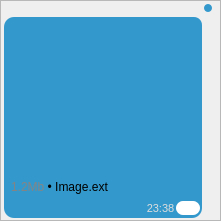
               <widget class="QFrame" name="left_msg_frame_9">
                <property name="geometry">
                 <rect>
                  <x>290</x>
                  <y>350</y>
                  <width>221</width>
                  <height>221</height>
                 </rect>
                </property>
                <property name="styleSheet">
                 <string notr="true"/>
                </property>
                <property name="frameShape">
                 <enum>QFrame::StyledPanel</enum>
                </property>
                <property name="frameShadow">
                 <enum>QFrame::Raised</enum>
                </property>
                <widget class="QFrame" name="frame_31">
                 <property name="geometry">
                  <rect>
                   <x>193</x>
                   <y>10</y>
                   <width>14</width>
                   <height>14</height>
                  </rect>
                 </property>
                 <property name="styleSheet">
                  <string notr="true">	background-color: rgba(51, 153, 204, .7);
border-radius:7px;</string>
                 </property>
                 <property name="frameShape">
                  <enum>QFrame::StyledPanel</enum>
                 </property>
                 <property name="frameShadow">
                  <enum>QFrame::Raised</enum>
                 </property>
                </widget>
                <widget class="QFrame" name="frame_32">
                 <property name="geometry">
                  <rect>
                   <x>204</x>
                   <y>4</y>
                   <width>8</width>
                   <height>8</height>
                  </rect>
                 </property>
                 <property name="styleSheet">
                  <string notr="true">background-color: rgb(51, 153, 204);
border-radius:4px;</string>
                 </property>
                 <property name="frameShape">
                  <enum>QFrame::StyledPanel</enum>
                 </property>
                 <property name="frameShadow">
                  <enum>QFrame::Raised</enum>
                 </property>
                </widget>
                <widget class="QFrame" name="frame_33">
                 <property name="geometry">
                  <rect>
                   <x>4</x>
                   <y>17</y>
                   <width>198</width>
                   <height>201</height>
                  </rect>
                 </property>
                 <property name="styleSheet">
                  <string notr="true">	border-radius:10px;
	border-top-right-radius:8px;
	background-color: rgb(51, 153, 204);</string>
                 </property>
                 <property name="frameShape">
                  <enum>QFrame::StyledPanel</enum>
                 </property>
                 <property name="frameShadow">
                  <enum>QFrame::Raised</enum>
                 </property>
                 <layout class="QVBoxLayout" name="verticalLayout_21">
                  <property name="spacing">
                   <number>0</number>
                  </property>
                  <property name="leftMargin">
                   <number>2</number>
                  </property>
                  <property name="topMargin">
                   <number>2</number>
                  </property>
                  <property name="rightMargin">
                   <number>2</number>
                  </property>
                  <property name="bottomMargin">
                   <number>0</number>
                  </property>
                  <item>
                   <widget class="QLabel" name="title_12">
                    <property name="minimumSize">
                     <size>
                      <width>180</width>
                      <height>180</height>
                     </size>
                    </property>
                    <property name="maximumSize">
                     <size>
                      <width>16777215</width>
                      <height>180</height>
                     </size>
                    </property>
                    <property name="font">
                     <font>
                      <bold>false</bold>
                     </font>
                    </property>
                    <property name="styleSheet">
                     <string notr="true">QLabel{
	border-radius:10px;
	border-image: url(:/icons/icons/test.jpg);
	color:#000;
	padding:2px;

}</string>
                    </property>
                    <property name="text">
                     <string>&lt;html&gt;&lt;head/&gt;&lt;body&gt;&lt;p&gt;&lt;span style=&quot; color:#848484;&quot;&gt;1.2Mb&lt;/span&gt; • Image.ext&lt;/p&gt;&lt;/body&gt;&lt;/html&gt;</string>
                    </property>
                    <property name="alignment">
                     <set>Qt::AlignBottom|Qt::AlignLeading|Qt::AlignLeft</set>
                    </property>
                    <property name="textInteractionFlags">
                     <set>Qt::TextSelectableByMouse</set>
                    </property>
                   </widget>
                  </item>
                  <item>
                   <layout class="QHBoxLayout" name="horizontalLayout_27">
                    <property name="spacing">
                     <number>0</number>
                    </property>
                    <item>
                     <spacer name="horizontalSpacer_17">
                      <property name="orientation">
                       <enum>Qt::Horizontal</enum>
                      </property>
                      <property name="sizeHint" stdset="0">
                       <size>
                        <width>40</width>
                        <height>20</height>
                       </size>
                      </property>
                     </spacer>
                    </item>
                    <item>
                     <layout class="QHBoxLayout" name="horizontalLayout_29">
                      <property name="spacing">
                       <number>0</number>
                      </property>
                      <item>
                       <widget class="QLabel" name="time_11">
                        <property name="minimumSize">
                         <size>
                          <width>31</width>
                          <height>14</height>
                         </size>
                        </property>
                        <property name="maximumSize">
                         <size>
                          <width>31</width>
                          <height>14</height>
                         </size>
                        </property>
                        <property name="font">
                         <font>
                          <pointsize>8</pointsize>
                         </font>
                        </property>
                        <property name="styleSheet">
                         <string notr="true">QLabel{
color:#ddd;
border-radius:7px;

}</string>
                        </property>
                        <property name="text">
                         <string>23:38</string>
                        </property>
                        <property name="alignment">
                         <set>Qt::AlignCenter</set>
                        </property>
                       </widget>
                      </item>
                      <item>
                       <widget class="QLabel" name="ticks_7">
                        <property name="minimumSize">
                         <size>
                          <width>24</width>
                          <height>14</height>
                         </size>
                        </property>
                        <property name="maximumSize">
                         <size>
                          <width>24</width>
                          <height>14</height>
                         </size>
                        </property>
                        <property name="font">
                         <font>
                          <pointsize>7</pointsize>
                         </font>
                        </property>
                        <property name="styleSheet">
                         <string notr="true">
image: url(:/cils/cils/cil-check-circle-green.png);
background-color:rgba(255, 255, 255, 1);
border-radius:7px;
padding:1px;</string>
                        </property>
                        <property name="text">
                         <string/>
                        </property>
                        <property name="alignment">
                         <set>Qt::AlignCenter</set>
                        </property>
                       </widget>
                      </item>
                     </layout>
                    </item>
                   </layout>
                  </item>
                 </layout>
                </widget>
               </widget>
